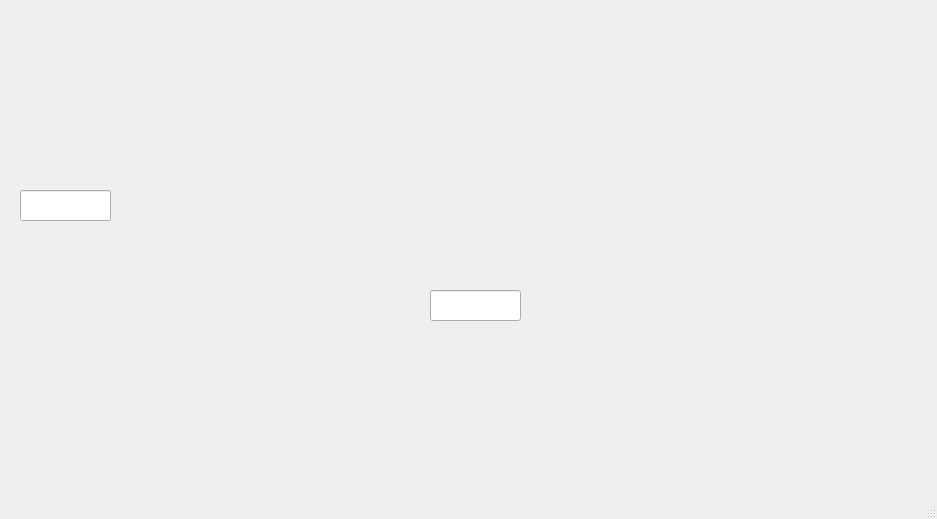
<?xml version="1.0" encoding="UTF-8"?>
<ui version="4.0">
 <class>MainWindow</class>
 <widget class="QMainWindow" name="MainWindow">
  <property name="geometry">
   <rect>
    <x>0</x>
    <y>0</y>
    <width>937</width>
    <height>519</height>
   </rect>
  </property>
  <property name="minimumSize">
   <size>
    <width>937</width>
    <height>519</height>
   </size>
  </property>
  <property name="maximumSize">
   <size>
    <width>937</width>
    <height>519</height>
   </size>
  </property>
  <property name="windowTitle">
   <string>Spannungsteiler</string>
  </property>
  <property name="autoFillBackground">
   <bool>false</bool>
  </property>
  <property name="tabShape">
   <enum>QTabWidget::Rounded</enum>
  </property>
  <property name="dockNestingEnabled">
   <bool>false</bool>
  </property>
  <widget class="QWidget" name="centralwidget">
   <widget class="QLineEdit" name="Spannung_2">
    <property name="geometry">
     <rect>
      <x>430</x>
      <y>290</y>
      <width>91</width>
      <height>31</height>
     </rect>
    </property>
    <property name="acceptDrops">
     <bool>true</bool>
    </property>
    <property name="autoFillBackground">
     <bool>false</bool>
    </property>
    <property name="text">
     <string/>
    </property>
    <property name="frame">
     <bool>true</bool>
    </property>
   </widget>
   <widget class="QLineEdit" name="Quellspannung">
    <property name="geometry">
     <rect>
      <x>20</x>
      <y>190</y>
      <width>91</width>
      <height>31</height>
     </rect>
    </property>
    <property name="acceptDrops">
     <bool>true</bool>
    </property>
    <property name="autoFillBackground">
     <bool>false</bool>
    </property>
    <property name="inputMask">
     <string/>
    </property>
    <property name="text">
     <string/>
    </property>
    <property name="frame">
     <bool>true</bool>
    </property>
    <property name="clearButtonEnabled">
     <bool>false</bool>
    </property>
   </widget>
   <widget class="QLabel" name="label">
    <property name="geometry">
     <rect>
      <x>50</x>
      <y>20</y>
      <width>431</width>
      <height>371</height>
     </rect>
    </property>
    <property name="autoFillBackground">
     <bool>false</bool>
    </property>
    <property name="text">
     <string/>
    </property>
    <property name="pixmap">
     <pixmap>250px-einfacher-unbelasteter-spannungsteiler-svg_45030.png</pixmap>
    </property>
    <property name="scaledContents">
     <bool>true</bool>
    </property>
    <property name="indent">
     <number>0</number>
    </property>
   </widget>
  </widget>
  <widget class="QMenuBar" name="menubar">
   <property name="geometry">
    <rect>
     <x>0</x>
     <y>0</y>
     <width>937</width>
     <height>26</height>
    </rect>
   </property>
  </widget>
  <widget class="QStatusBar" name="statusbar"/>
 </widget>
 <resources/>
 <connections/>
</ui>
